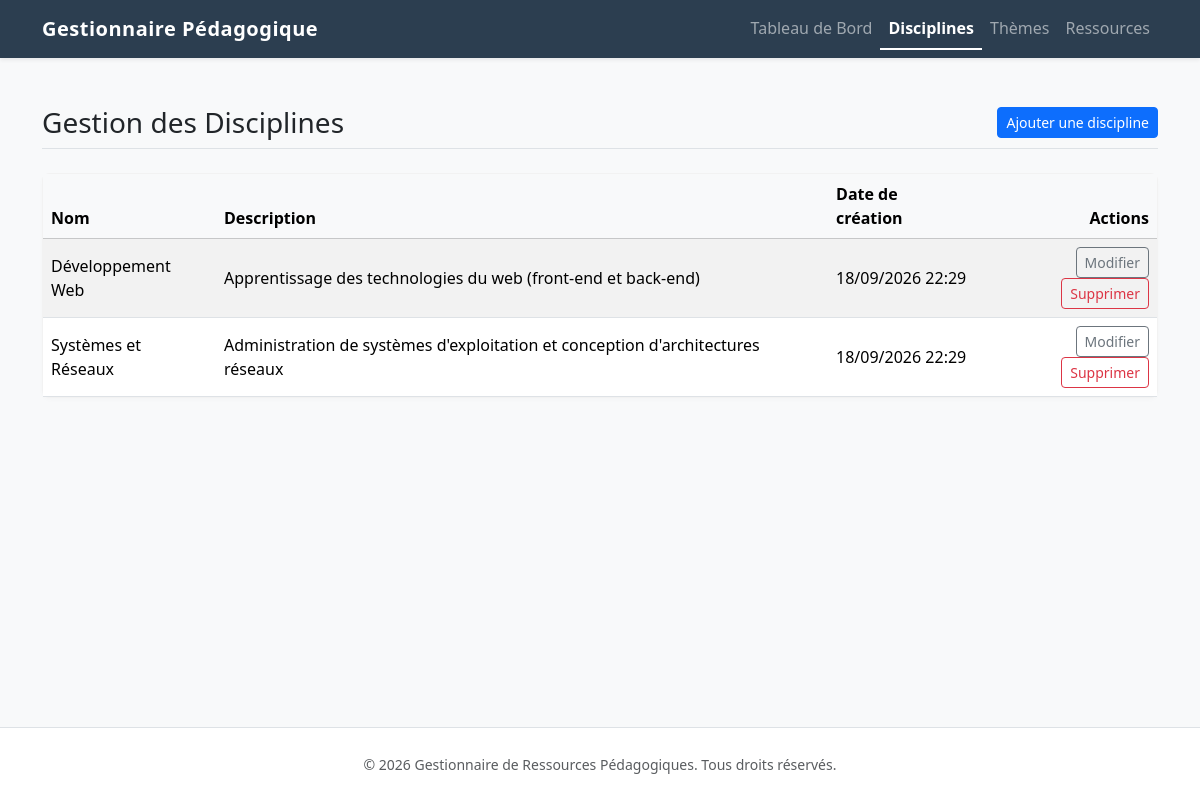
/index.php?page=disciplines, run on the app's committed database.
### tables this page shows
CREATE TABLE IF NOT EXISTS disciplines (
    id INT AUTO_INCREMENT PRIMARY KEY,
    name VARCHAR(255) NOT NULL,
    description TEXT,
    created_at DATETIME DEFAULT CURRENT_TIMESTAMP
);

### controllers/DisciplineController.php (called while the page is built, shortened)
<?php
require_once __DIR__ . '/../models/Discipline.php';
class DisciplineController {
    private $model;
    public function __construct() {
        try {
            $this->model = new Discipline();
        } catch (\PDOException $e) {
            $this->model = null;
        }
    }
    public function index() {
        if ($this->model) {
            $disciplines = $this->model->getAll();
        } else {
            $disciplines = [];
        }
        require_once __DIR__ . '/../views/disciplines/index.php';
    }
}

### config/database.php (called while the page is built, shortened)
<?php
function getDBConnection() {
    $dsn = "mysql:host=" . DB_HOST . ";dbname=" . DB_NAME . ";charset=utf8mb4";
    $options = [
        PDO::ATTR_ERRMODE            => PDO::ERRMODE_EXCEPTION,
        PDO::ATTR_DEFAULT_FETCH_MODE => PDO::FETCH_ASSOC,
        PDO::ATTR_EMULATE_PREPARES   => false,
    ];
    try {
        return new PDO($dsn, DB_USER, DB_PASS, $options);
    } catch (\PDOException $e) {
        throw new \PDOException($e->getMessage(), (int)$e->getCode());
    }
}

### models/Discipline.php (called while the page is built, shortened)
<?php
require_once __DIR__ . '/../config/database.php';
class Discipline {
    private $pdo;
    public function __construct() {
        $this->pdo = getDBConnection();
    }
    public function getAll() {
        $stmt = $this->pdo->query("SELECT * FROM disciplines ORDER BY name ASC");
        return $stmt->fetchAll();
    }
}

### core/helpers.php (called while the page is built, shortened)
<?php
function h(?string $string): string {
    return htmlspecialchars($string, ENT_QUOTES | ENT_HTML5, 'UTF-8');
}

### views/disciplines/index.php (the view, shortened to what this page needs)
<?php require_once __DIR__ . '/../layout/header.php'; ?>
<div class="d-flex justify-content-between align-items-center border-bottom pb-2 mb-4">
    <h1 class="h3 mb-0">Gestion des Disciplines</h1>
    <a href="/index.php?page=disciplines&action=create" class="btn btn-primary btn-sm">Ajouter une discipline</a>
</div>
<div class="card">
    <div class="card-body p-0">
        <div class="table-responsive">
            <table class="table table-hover table-striped mb-0">
                <thead class="table-light">
                    <tr>
                        <th>Nom</th>
                        <th>Description</th>
                        <th>Date de création</th>
                        <th class="text-end">Actions</th>
                    </tr>
                </thead>
                <tbody>
                    <?php if (empty($disciplines)): ?>
                        <tr>
                            <td colspan="4" class="text-center text-muted py-4">Aucune discipline trouvée.</td>
                        </tr>
                    <?php else: ?>
                        <?php foreach ($disciplines as $d): ?>
                            <tr>
                                <td class="align-middle fw-medium"><?= h($d['name']) ?></td>
                                <td class="align-middle"><?= h($d['description']) ?></td>
                                <td class="align-middle"><?= date('d/m/Y H:i', strtotime($d['created_at'])) ?></td>
                                <td class="align-middle text-end">
                                    <a href="/index.php?page=disciplines&action=edit&id=<?= $d['id'] ?>" class="btn btn-sm btn-outline-secondary mb-1 mb-md-0">Modifier</a>
                                    <form action="/index.php?page=disciplines&action=delete" method="POST" class="d-inline" onsubmit="return confirm('Êtes-vous sûr de vouloir supprimer cette discipline ? Cette action est irréversible.');">
                                        <button type="submit" class="btn btn-sm btn-outline-danger">Supprimer</button>
                                    </form>
                                </td>
                            </tr>
                        <?php endforeach; ?>
                    <?php endif; ?>
                </tbody>
            </table>
        </div>
    </div>
</div>
<?php require_once __DIR__ . '/../layout/footer.php'; ?>

### index.php (shortened to what this page needs)
<?php
require_once 'core/helpers.php';
require_once 'config/database.php';
require_once 'controllers/DisciplineController.php';
$page = $_GET['page'] ?? 'dashboard';
switch ($page) {
    case 'disciplines':
        $controller = new DisciplineController();
        $action = $_GET['action'] ?? 'index';
        if ($action === 'create') {
            $controller->create();
        } elseif ($action === 'edit') {
            $controller->edit();
        } elseif ($action === 'delete') {
            $controller->delete();
        } else {
            $controller->index();
        }
        break;
}

### views/layout/header.php (shortened to what this page needs)
<!DOCTYPE html>
<html lang="fr">
<head>
    <link href="https://cdn.jsdelivr.net/npm/bootstrap@5.3.3/dist/css/bootstrap.min.css" rel="stylesheet">
    <link href="/assets/css/style.css" rel="stylesheet">
</head>
<body class="d-flex flex-column min-vh-100 bg-light text-dark">
    <nav class="navbar navbar-expand-lg navbar-dark bg-primary shadow-sm">
        <div class="container">
            <a class="navbar-brand fw-bold" href="/index.php?page=dashboard">Gestionnaire Pédagogique</a>
            <div class="collapse navbar-collapse" id="mainNav">
                <?php $current_page = $_GET['page'] ?? 'dashboard'; ?>
                <ul class="navbar-nav ms-auto mb-2 mb-lg-0">
                    <li class="nav-item">
                        <a class="nav-link <?= $current_page === 'dashboard' ? 'active fw-semibold' : '' ?>" href="/index.php?page=dashboard">Tableau de Bord</a>
                    </li>
                    <li class="nav-item">
                        <a class="nav-link <?= $current_page === 'disciplines' ? 'active fw-semibold' : '' ?>" href="/index.php?page=disciplines">Disciplines</a>
                    </li>
                    <li class="nav-item">
                        <a class="nav-link <?= $current_page === 'themes' ? 'active fw-semibold' : '' ?>" href="/index.php?page=themes">Thèmes</a>
                    </li>
                    <li class="nav-item">
                        <a class="nav-link <?= $current_page === 'resources' ? 'active fw-semibold' : '' ?>" href="/index.php?page=resources">Ressources</a>
                    </li>
                </ul>
            </div>
        </div>
    </nav>
    <main class="container my-5 flex-grow-1">

### views/layout/footer.php (shortened to what this page needs)
    </main>
    <footer class="bg-white border-top py-4 mt-auto">
        <div class="container text-center text-muted">
            <small>&copy; <?= date('Y') ?> Gestionnaire de Ressources Pédagogiques. Tous droits réservés.</small>
        </div>
    </footer>
</body>
</html>

### assets/css/style.css (style rules this page uses)
:root { --primary-color: #2c3e50; --secondary-color: #34495e; }
.bg-primary { background-color: var(--primary-color) !important; }
.navbar-brand { letter-spacing: 0.5px; }
.nav-link.active { border-bottom: 2px solid white; }
.card { border: 1px solid rgba(0,0,0,0.05); box-shadow: 0 2px 4px rgba(0,0,0,0.02); border-radius: 8px; transition: transform 0.2s ease-in-out; }
h1, h2, h3, h4, h5, h6 { color: var(--secondary-color); }

### data on the page
disciplines: name "Développement Web", description "Apprentissage des technologies du web (front-end et back-end)", created_at "18/09/2026 22:29"
disciplines: name "Systèmes et Réseaux", description "Administration de systèmes d'exploitation et conception d'architectures réseaux", created_at "18/09/2026 22:29"
